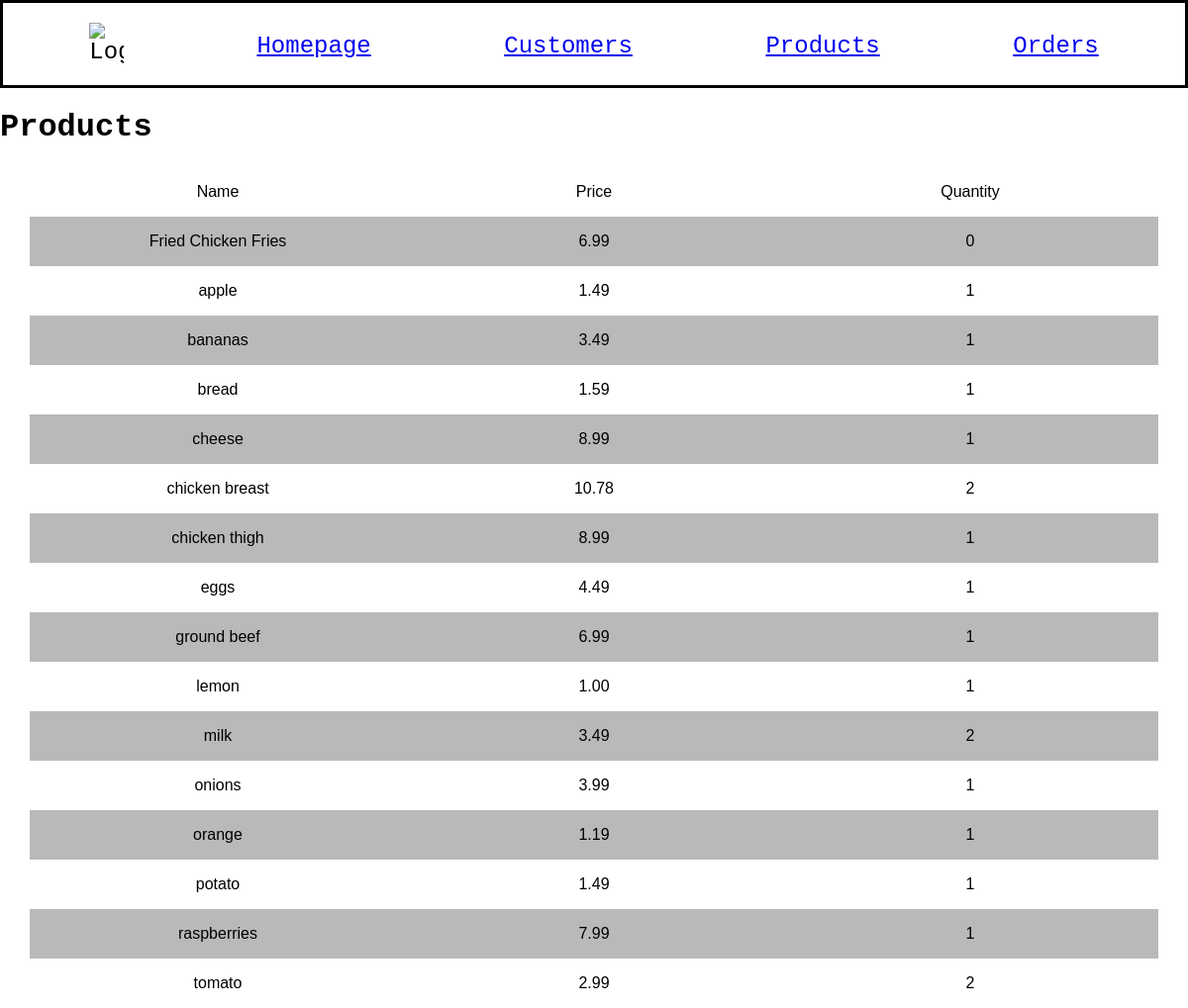
/products, run on an earlier commit of the app's database.
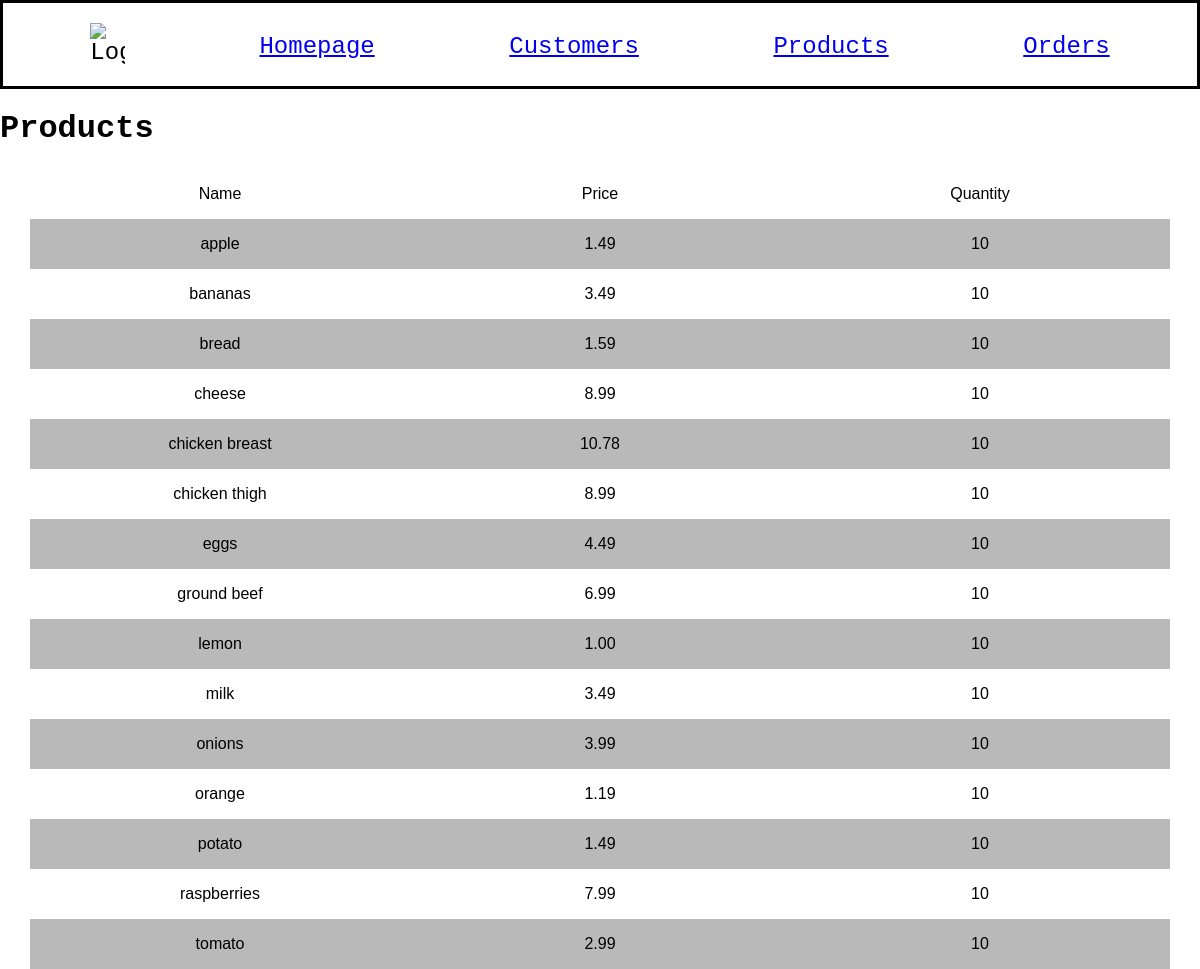
And on a later commit of the database.
### models.py (models this page shows, shortened)
class Product(db.Model):
    id = mapped_column(Integer, primary_key=True)
    name = mapped_column(String(200), nullable=False, unique=True)
    price = mapped_column(Numeric(10,2), nullable=False)
    quantity = mapped_column(Integer, nullable=False, default=10)

### app.py (the view)
@app.route("/products")
def products():
    statement = select(Product).order_by(Product.name)
    records = db.session.execute(statement)
    app_data = records.scalars()
    return render_template("products.html", products=app_data)

### templates/products.html
{% extends "base.html" %}
{% block content %}
<h1>Products</h1>
<div class="spreadsheet">
    <div>
        <p>Name</p>
    </div>
    <div>
        <p>Price</p>
    </div>
    <div>
        <p>Quantity</ p>
    </div>
</div>
{% for product in products %}
<div class="spreadsheet">
    <div>
        <p class="names">{{ product.name }}</p>
    </div>
    <div>
        <p class="info">{{ product.price }}</p>
    </div>
    <div>
        <p class="info">{{ product.quantity }}</p>
    </div>
</div>
{% endfor %}
{% endblock %}

What changed in the data, as far as the page shows it:
removed Product: name "Fried Chicken Fries", price "6.99", quantity "0"
changed Product "apple": quantity "1" → "10"
changed Product "bananas": quantity "1" → "10"
changed Product "bread": quantity "1" → "10"
changed Product "cheese": quantity "1" → "10"
changed Product "chicken breast": quantity "2" → "10"
changed Product "chicken thigh": quantity "1" → "10"
changed Product "eggs": quantity "1" → "10"
changed Product "ground beef": quantity "1" → "10"
changed Product "lemon": quantity "1" → "10"
changed Product "milk": quantity "2" → "10"
changed Product "onions": quantity "1" → "10"
changed Product "orange": quantity "1" → "10"
changed Product "potato": quantity "1" → "10"
changed Product "raspberries": quantity "1" → "10"
changed Product "tomato": quantity "2" → "10"
